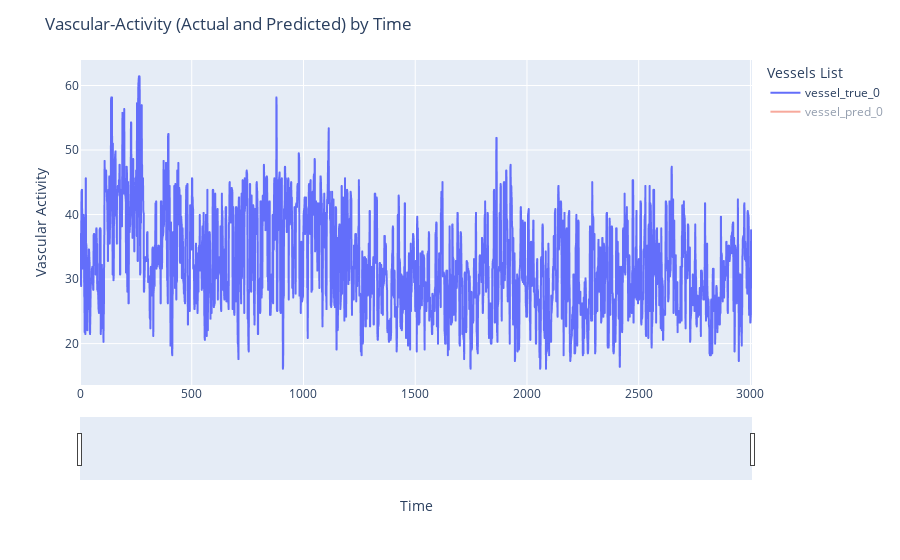

Notebook code cell kept with this figure:
### Code cell
# TARGET CNN KILLA
y, y_pred = _load(model_dir=r'C:\Users\MatanBT\My Drive\University\Year 3\Semester B\ML-Workshop\neurovascular-project\logs\experiments\multiruns\convnn_v1\2022-05-27_17-38-36\0')
y, y_pred = np.expand_dims(y, axis=0).T, np.expand_dims(y_pred, axis=0).T
resSum = ResultsSummarizer(None, None, None, y, None, None, y_pred, None, None)
resSum.describe()
# mse_list = resSum.plot_mse_per_vessel()
resSum.plot_vascular_pred([0])
abs(y - y_pred).mean()

### Figure 1 — Plotly figure (JSON) as saved in the notebook; plotly's stock layout.template omitted (floating-point values rounded to 4 significant figures; data arrays with more than 128 entries replaced by an {"elided": "..."} marker saying what was removed)
{"data": [{"hovertemplate": "variable=vessel_true_0<br>index=%{x}<br>value=%{y}<extra></extra>", "legendgroup": "vessel_true_0", "line": {"color": "#636efa", "dash": "solid"}, "marker": {"symbol": "circle"}, "mode": "lines", "name": "vessel_true_0", "showlegend": true, "x": {"elided": "3008 int values"}, "xaxis": "x", "y": {"elided": "3008 float values"}, "yaxis": "y", "type": "scattergl"}, {"hovertemplate": "variable=vessel_pred_0<br>index=%{x}<br>value=%{y}<extra></extra>", "legendgroup": "vessel_pred_0", "line": {"color": "#EF553B", "dash": "solid"}, "marker": {"symbol": "circle"}, "mode": "lines", "name": "vessel_pred_0", "showlegend": true, "x": {"elided": "3008 int values"}, "xaxis": "x", "y": {"elided": "3008 float values"}, "yaxis": "y", "type": "scattergl", "visible": "legendonly"}], "layout": {"xaxis": {"anchor": "y", "domain": [0.0, 1.0], "title": {"text": "Time"}, "rangeslider": {"visible": true}}, "yaxis": {"anchor": "x", "domain": [0.0, 1.0], "title": {"text": "Vascular Activity"}}, "legend": {"title": {"text": "Vessels List"}, "tracegroupgap": 0}, "margin": {"t": 60}, "title": {"text": "Vascular-Activity (Actual and Predicted) by Time"}}}
